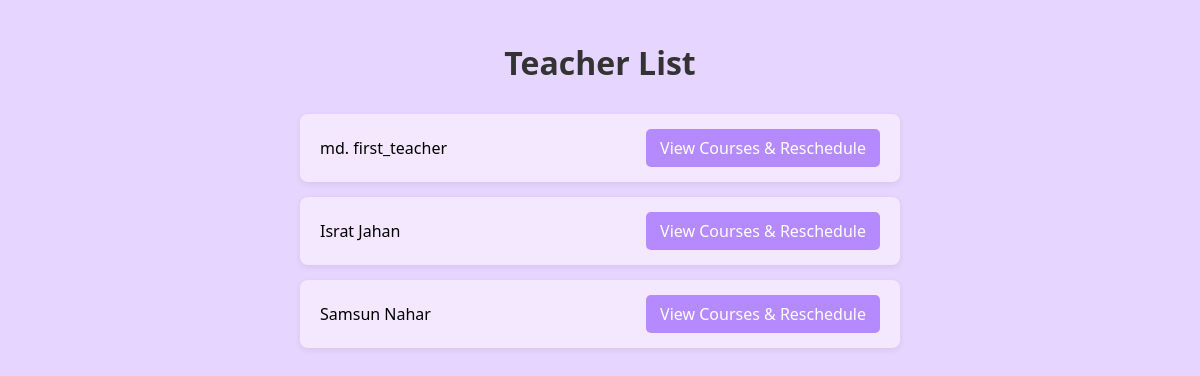
Screenshot of /teachers/ with the database file from the repository.
### teachers/models.py (models this page shows, shortened)
class Teacher(models.Model):
    user = models.OneToOneField(User, on_delete=models.CASCADE)
    name = models.CharField(max_length=100)
    email = models.EmailField(unique=True)
    designation = models.CharField(max_length=50)
    department = models.CharField(max_length=100, default="CSE")

### teachers/views.py (the view)
# urls.py: path('', views.teacher_list, name='teacher_list'),  # List all teachers
def teacher_list(request):
    teachers = Teacher.objects.all()
    return render(request, 'teachers/teacher_list.html', {'teachers': teachers})

### templates/teachers/teacher_list.html (shortened to what this page needs)
<!DOCTYPE html>
<html lang="en">
<head>
</head>
<body>
    <h1>Teacher List</h1>
    <ul>
        {% for teacher in teachers %}
            <li>
                {{ teacher.name }}
                <a href="{% url 'teacher_detail' teacher.id %}">View Courses & Reschedule</a>
            </li>
        {% empty %}
            <li>No teachers available.</li>
        {% endfor %}
    </ul>
</body>
</html>

### templates/teachers/teacher_list.html (style rules this page uses)
body { font-family: 'Segoe UI', Tahoma, Geneva, Verdana, sans-serif; background-color: #e6d6ff; margin: 0; padding: 20px; }
h1 { text-align: center; color: #333; margin-bottom: 30px; }
ul { list-style: none; padding: 0; max-width: 600px; margin: 0 auto; }
li { background-color: #f3e8ff; margin-bottom: 15px; padding: 15px 20px; border-radius: 8px; box-shadow: 0 2px 6px rgba(0, 0, 0, 0.08); display: flex; justify-content: space-between; align-items: center; transition: background-color 0.3s; }
a { text-decoration: none; background-color: #b68aff; color: white; padding: 8px 14px; border-radius: 5px; transition: background-color 0.3s; }
li:last-child { margin-bottom: 0; }

### rows the page displays
Teacher: name "md. first_teacher"
Teacher: name "Israt Jahan"
Teacher: name "Samsun Nahar"
